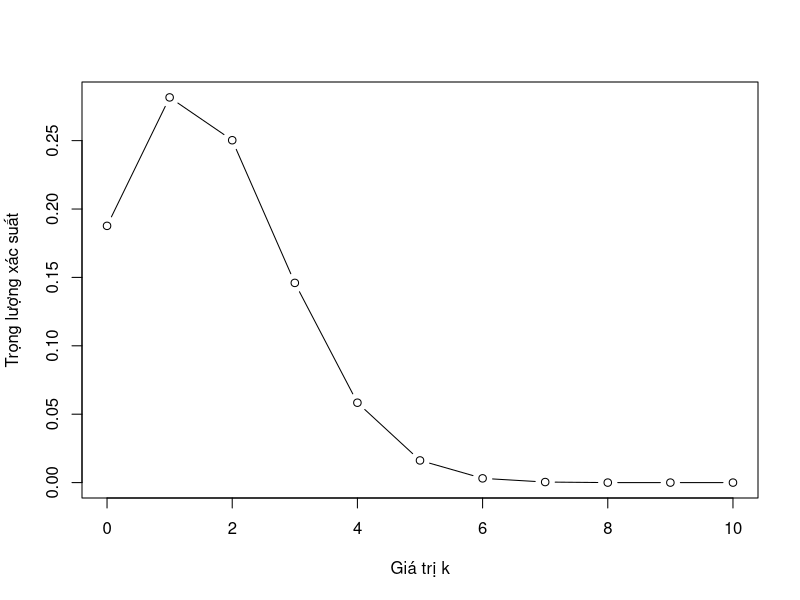
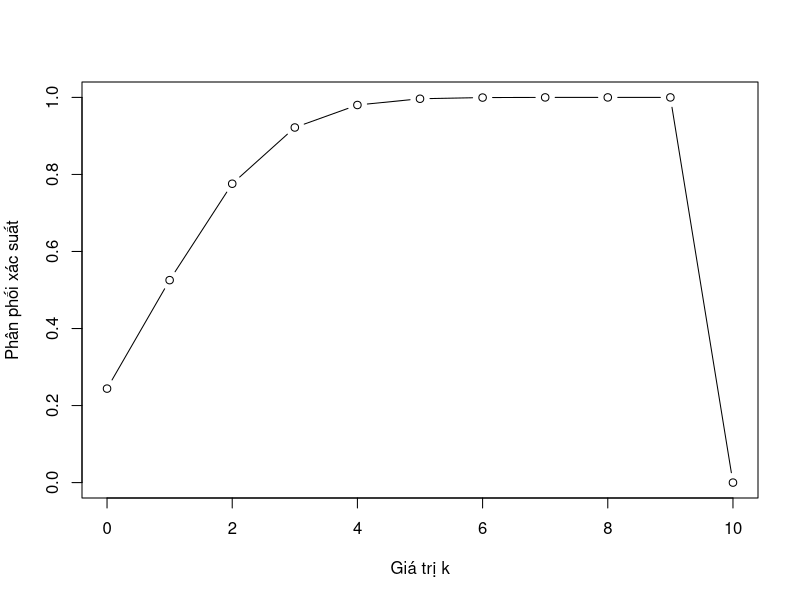
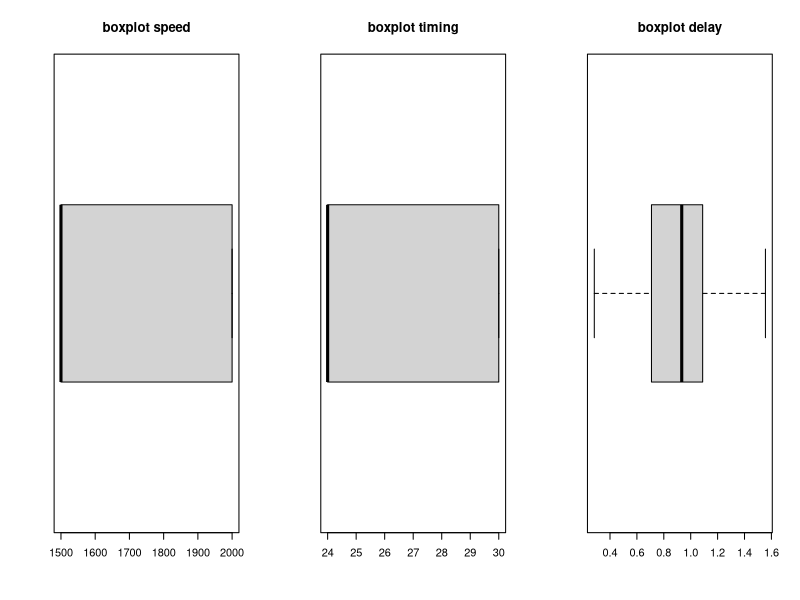
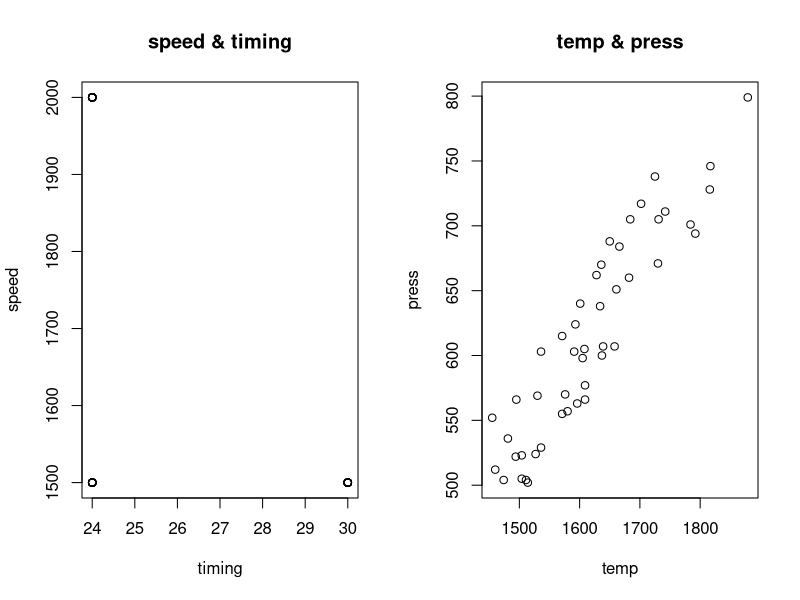
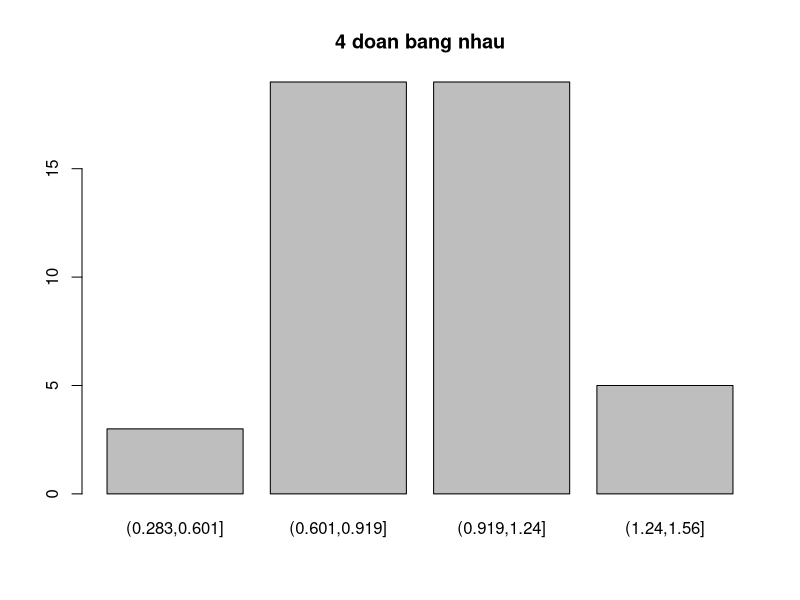
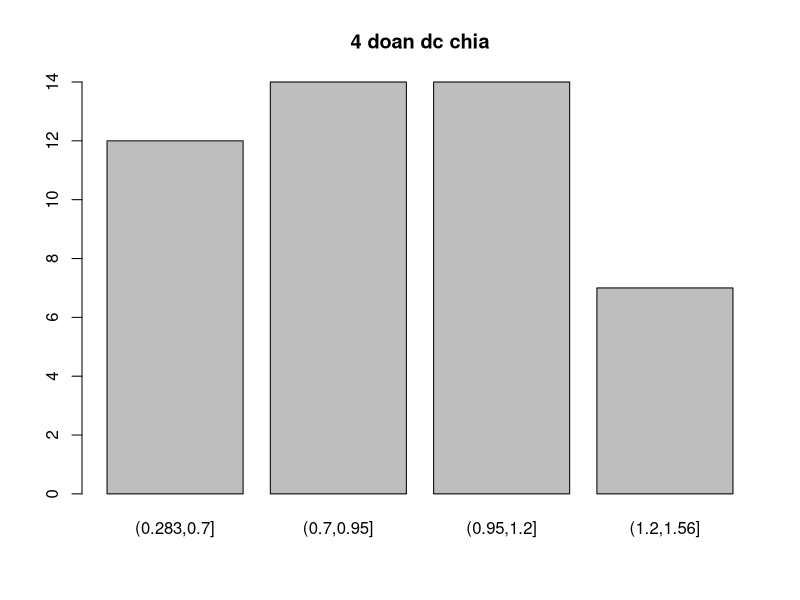

R code for these plots, in order:
##
## Bai tap them 1 - Thuc hanh Ly thuyet Thong ke
## Lop 22TTH ca chieu thu 3
##
## Ho ten: Ly Quang Thang - MSSV: 22110202
##
##**************************************************
## Bai 1:
### 1.1.



mass.prob = function(k, n, p) {
  k = as.integer(k)
  P = choose(n, k) * p^k * (1-p)^(n-k)
  return(P)
}

### 1.2.
cdf = function(k, n, p) {
  F_X = 0
  for (i in 0:k) {
    F_X = F_X + mass.prob(i, n, p)
  }
  return(F_X)
}
### 1.3.
#a.
n=10
p=0.25
F_X5 = cdf(5, n, p)
F_X85 = cdf(8.5, n, p)

F_X5
F_X85
#b
EX = n * p
EX

VarX = n*p*(1-p)
VarX
#c
P_vec = numeric(length=11)
for (i in 0:n) {
  P_vec[i] = round(mass.prob(i, n, p), 4)
} 
#d
k = 0:10
plot(k, P_vec, type = "b", xlab = "Giá trị k", ylab = "Trọng lượng xác suất")

FX_vec = numeric(length=11)
for (i in 0:n) {
  FX_vec[i] = round(cdf(i, n, p), 4)
}
plot(k, FX_vec, type = "b", xlab = "Giá trị k", ylab = "Phân phối xác suất")


##------------------------------------------------------------
## Bai 2:
### 2.1
diesel_engine = read.csv("diesel_engine.csv")
diesel_time = read.csv("diesel_time.csv")

names(diesel_engine)
names(diesel_time)

### 2.2
isna_diesel_engine = sum(is.na(diesel_engine))
isna_diesel_time = sum(is.na(diesel_time))

isna_diesel_engine
isna_diesel_time


diesel_engine$speed = replace(diesel_engine$speed, is.na(diesel_engine$speed), 1500)
diesel_engine$load = replace(diesel_engine$load, is.na(diesel_engine$load), 20)

print(diesel_engine)
### 2.3
mean(diesel_engine$alcohol); var(diesel_engine$alcohol); sd(diesel_engine$alcoho); max(diesel_engine$alcoho); min(diesel_engine$alcoho)
### 2.4
diesel = cbind(diesel_engine, diesel_time)
diesel

### 2.5
diesel[diesel$delay < 1.000,]$run
### 2.6
nrow(diesel[diesel$timing == 30,])
### 2.7
layout(matrix(1:3, nrow = 1, byrow = T))
boxplot(diesel$speed, horizontal = T, main = "boxplot speed")
boxplot(diesel$timing, horizontal = T, main = "boxplot timing")
boxplot(diesel$delay, horizontal = T, main = "boxplot delay")

### 2.8
layout(matrix(1:2, nrow = 1, byrow = T))
plot(diesel$timing, diesel$speed, xlab = "timing", ylab = "speed", main="speed & timing")
plot(diesel$temp, diesel$press, xlab = "temp", ylab = "press", main="temp & press")

### 2.9
mi = min(diesel$delay)
ma = max(diesel$delay)
bar = (ma - mi)/ 4
delay_cut = cut(diesel$delay, breaks=c(mi, mi + bar, mi + 2*bar, mi + 3*bar, mi + 4*bar))

count_delay = table(delay_cut)
layout(matrix(1:1, nrow = 1, byrow = T))
barplot(count_delay, main="4 doan bang nhau")

### 2.10
diesel$delay
barplot(table(cut(diesel$delay, breaks=c(0.283, 0.7, 0.95, 1.2, 1.56))), main = "4 doan dc chia")

##------------------------------------------------------------
##............................
##**************************************************
## Ket thuc